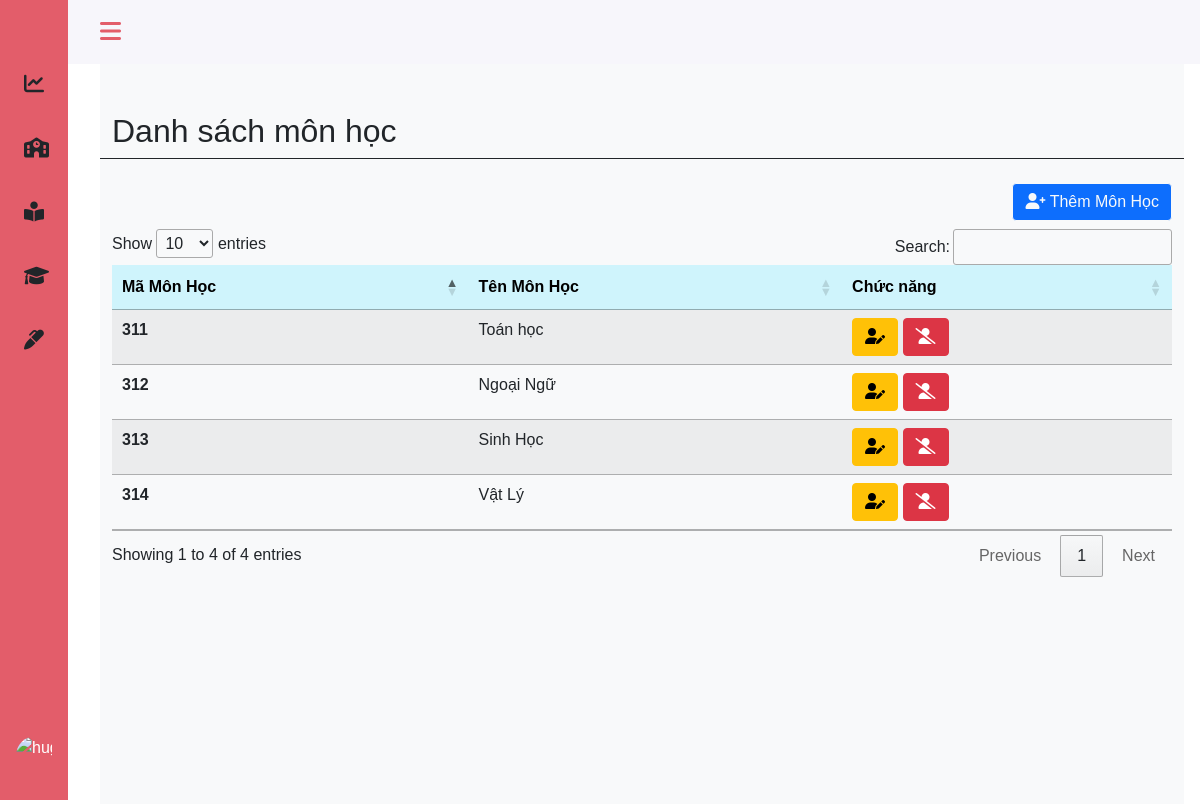
Page /admin/subject.php on the committed database.
### tables this page shows
CREATE TABLE `subjects` (
  `sb_id` int(10) NOT NULL,
  `sb_name` varchar(30) NOT NULL
);

### admin/subject.php (the view, shortened to what this page needs)
<?php
include 'headerad.php';
?>
<main>
    <div class="height-100 bg-light">
        <div class="col py-3  ">
            <div class="container-fluid ">
                <div class="row mt-3 pt-3 border-bottom border-dark">
                    <div class="col-md-6">
                        <h2>Danh sách môn học</h2>
                    </div>
                </div>
            </div>
            <div class="container-fluid py-3" style="width:100% ; overflow: auto; height: auto;">
                <div class="row">
                    <div class="py-2">
                        <button type="button" class="btn btn-primary btn-md btn-outline-light float-end" data-bs-toggle="modal" data-bs-target="#exampleModal">
                            <i class="fas fa-user-plus"></i> Thêm Môn Học
                        </button>
                    </div>
                </div>
                <table class="table table-hover table-striped " id="example">
                    <thead>
                        <tr class="table-info">
                            <th scope="col">Mã Môn Học</th>
                            <th scope="col">Tên Môn Học</th>
                            <th scope="col">Chức năng</th>
                        </tr>
                    </thead>
                    <tbody>
                        <?php
                        include '../config.php';
                        $sql = "SELECT  sb_id, sb_name FROM subjects sb ";
                        $result = mysqli_query($conn, $sql);
                        if (mysqli_num_rows($result) > 0) {
                            while ($row = mysqli_fetch_assoc($result)) {
                        ?>
                                <tr>
                                    <th scope="row"><?php echo $row['sb_id']; ?> </th>
                                    <td><?php echo $row['sb_name']; ?></td>
                                    <td>
                                        <a class="btn btn-warning" href="edit-subject.php?id=<?php echo  $row['sb_id'] ?>"><i class="fas fa-user-edit"></i></a>
                                        <a class="btn btn-danger" href="process-delete-subject.php?id=<?php echo  $row['sb_id'] ?>"><i class="fas fa-user-slash"></i></a>
                                    </td>
                                </tr>
                        <?php
                            }
                        }
                        ?>
                    </tbody>
                </table>
            </div>
        </div>
    </div>
</main>
<?php
include 'footerad.php';
?>

### assets/css/style.css (style rules this page uses)
* { padding: 0; margin: 0; box-sizing: border-box; }
:root { --header-height: 3rem; --nav-width: 68px; --first-color: #4723D9; --first-color-light: #AFA5D9; --white-color: #F7F6FB; --body-font: 'Nunito', sans-serif; --normal-font-size: 1rem; --z-fixed: 100 }
body { position: relative; margin: var(--header-height) 0 0 0; padding: 0 1rem; font-family: var(--body-font); font-size: var(--normal-font-size); transition: .5s }
a { text-decoration: none }
.height-100 { height: 100vh }
@media screen and (min-width: 768px) { body { margin: calc(var(--header-height) + 1rem) 0 0 0; padding-left: calc(var(--nav-width) + 2rem) } }

### rows in the picture
subjects: sb_id "311", sb_name "Toán học"
subjects: sb_id "312", sb_name "Ngoại Ngữ"
subjects: sb_id "313", sb_name "Sinh Học"
subjects: sb_id "314", sb_name "Vật Lý"
